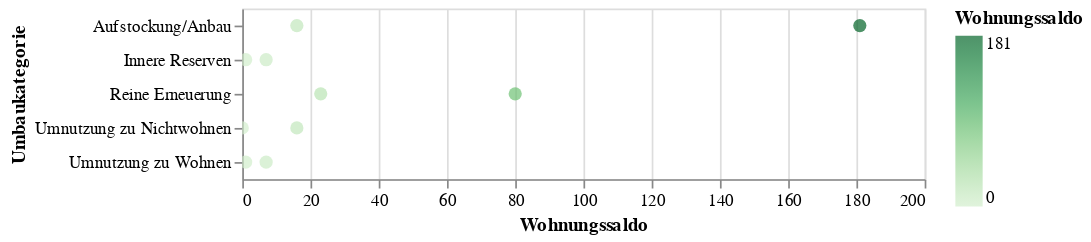

The notebook cell saved with this chart:
### Code cell
alt.Chart(mySelection).mark_circle(size=60).encode(
    x='Wohnungssaldo',
    y='Umbaukategorie',
    #color='AnzWhg',
    #color=alt.Color('EigentumsartLang', scale=alt.Scale(scheme='dark2')),
    color=alt.Color('Wohnungssaldo', scale=alt.Scale(scheme='greens')),
    tooltip=['Jahr', 'UmbaukategorieCd', 'Umbaukategorie', 'Wohnungsgroesse']
).interactive() # this makes the axes interactive: now you can zoom & pan

### Figure 1 — Vega-Lite specification as saved in the notebook (floating-point values rounded to 4 significant figures)
{"config": {"view": {"continuousWidth": 400, "continuousHeight": 300}}, "data": {"name": "data-6c11d9847246f1a2cb2ba1dbc6bcd8ee"}, "mark": {"type": "circle", "size": 60}, "encoding": {"color": {"type": "quantitative", "field": "Wohnungssaldo", "scale": {"scheme": "greens"}}, "tooltip": [{"type": "temporal", "field": "Jahr"}, {"type": "quantitative", "field": "UmbaukategorieCd"}, {"type": "nominal", "field": "Umbaukategorie"}, {"type": "nominal", "field": "Wohnungsgroesse"}], "x": {"type": "quantitative", "field": "Wohnungssaldo"}, "y": {"type": "nominal", "field": "Umbaukategorie"}}, "selection": {"selector003": {"type": "interval", "bind": "scales", "encodings": ["x", "y"]}}, "$schema": "https://vega.github.io/schema/vega-lite/v4.8.1.json", "datasets": {"data-6c11d9847246f1a2cb2ba1dbc6bcd8ee": [{"Jahr": "2021-01-01T00:00:00", "Umbaukategorie": "Aufstockung/Anbau", "UmbaukategorieCd": 3, "Wohnungsgroesse": "AnzGbdWhgStatZim4plus_saldo", "Wohnungssaldo": 16}, {"Jahr": "2021-01-01T00:00:00", "Umbaukategorie": "Aufstockung/Anbau", "UmbaukategorieCd": 3, "Wohnungsgroesse": "AnzGbdWhgStatZim1_3_saldo", "Wohnungssaldo": 181}, {"Jahr": "2021-01-01T00:00:00", "Umbaukategorie": "Innere Reserven", "UmbaukategorieCd": 2, "Wohnungsgroesse": "AnzGbdWhgStatZim1_3_saldo", "Wohnungssaldo": 7}, {"Jahr": "2021-01-01T00:00:00", "Umbaukategorie": "Innere Reserven", "UmbaukategorieCd": 2, "Wohnungsgroesse": "AnzGbdWhgStatZim4plus_saldo", "Wohnungssaldo": 1}, {"Jahr": "2021-01-01T00:00:00", "Umbaukategorie": "Reine Erneuerung", "UmbaukategorieCd": 1, "Wohnungsgroesse": "AnzGbdWhgStatZim4plus_saldo", "Wohnungssaldo": 23}, {"Jahr": "2021-01-01T00:00:00", "Umbaukategorie": "Reine Erneuerung", "UmbaukategorieCd": 1, "Wohnungsgroesse": "AnzGbdWhgStatZim1_3_saldo", "Wohnungssaldo": 80}, {"Jahr": "2021-01-01T00:00:00", "Umbaukategorie": "Umnutzung zu Nichtwohnen", "UmbaukategorieCd": 5, "Wohnungsgroesse": "AnzGbdWhgStatZim4plus_saldo", "Wohnungssaldo": 0}, {"Jahr": "2021-01-01T00:00:00", "Umbaukategorie": "Umnutzung zu Nichtwohnen", "UmbaukategorieCd": 5, "Wohnungsgroesse": "AnzGbdWhgStatZim1_3_saldo", "Wohnungssaldo": 16}, {"Jahr": "2021-01-01T00:00:00", "Umbaukategorie": "Umnutzung zu Wohnen", "UmbaukategorieCd": 4, "Wohnungsgroesse": "AnzGbdWhgStatZim4plus_saldo", "Wohnungssaldo": 1}, {"Jahr": "2021-01-01T00:00:00", "Umbaukategorie": "Umnutzung zu Wohnen", "UmbaukategorieCd": 4, "Wohnungsgroesse": "AnzGbdWhgStatZim1_3_saldo", "Wohnungssaldo": 7}]}}
